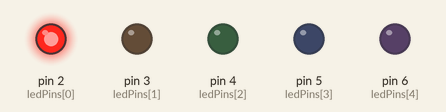
The sketch below on a simulated Arduino Uno, built with avr-gcc and run on an emulated ATmega328P. Shown: output pins drawn as LEDs (lit = HIGH).

Above: at 0.05 s.
At 0.75 s:
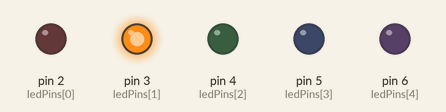
At 1.45 s:
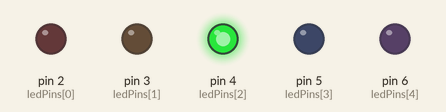
At 2.15 s:
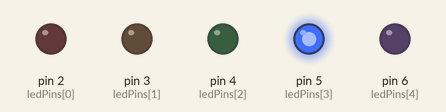
At 2.85 s:
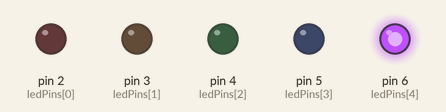
Timing chart, 0 to 3.1 s (numbered marks = the images above):
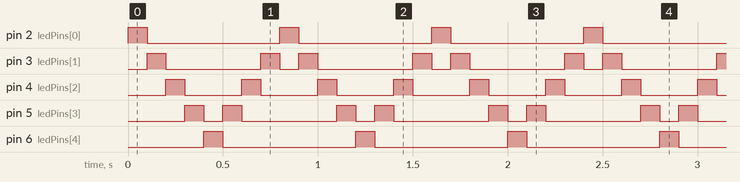

The sketch:

sketch.ino
```cpp
// Pinos dos LEDs em ordem
const int ledPins[] = {2, 3, 4, 5, 6};
const int numLeds = sizeof(ledPins) / sizeof(ledPins[0]);

void setup() {
  for (int i = 0; i < numLeds; i++) {
    pinMode(ledPins[i], OUTPUT);
  }
}

void loop() {
  // Acende LEDs da esquerda para a direita
  for (int i = 0; i < numLeds; i++) {
    digitalWrite(ledPins[i], HIGH);
    delay(100);
    digitalWrite(ledPins[i], LOW);
  }

  // Acende LEDs da direita para a esquerda
  for (int i = numLeds - 2; i > 0; i--) {
    digitalWrite(ledPins[i], HIGH);
    delay(100);
    digitalWrite(ledPins[i], LOW);
  }
}
```

Measured:
- by itself, pin 2 (ledPins[0]), pin 6 (ledPins[4]): alternates HIGH for 0.10 s and LOW for 0.70 s
- by itself, pin 3 (ledPins[1]): repeats every 0.80 s: LOW 0.50 s, HIGH 0.10 s, LOW 0.10 s, HIGH 0.10 s
- by itself, pin 4 (ledPins[2]): alternates HIGH for 0.10 s and LOW for 0.30 s
- by itself, pin 5 (ledPins[3]): repeats every 0.80 s: LOW 0.10 s, HIGH 0.10 s, LOW 0.50 s, HIGH 0.10 s
